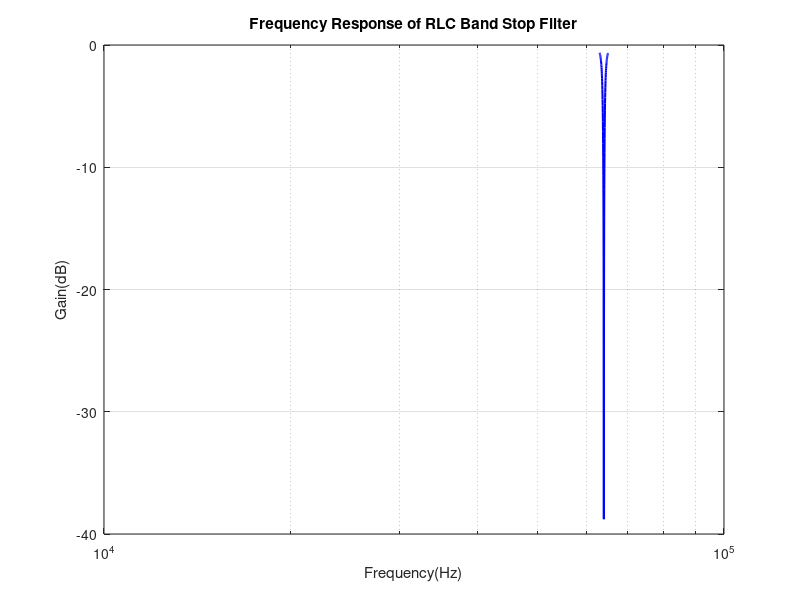

Source code (MATLAB): (Note: this script raises an error after producing the figure.)
clc;
clear all;
close all;
R=64;
L=0.01273;
C=4.8579e-10;
fc=64e3;
num = [L*C,0,1];
den = [L*C,C*R,1];
w=logspace(log10(2*pi*63000),log10(2*pi*65000),80);
h=freqs(num,den,w);
f=w/(2*pi);
mag=20*log10(abs(h));
semilogx(f,mag,'b','LineWidth',1.5);
grid on;
xlabel('Frequency(Hz)');
ylabel('Gain(dB)');
title('Frequency Response of RLC Band Stop Filter');
xline(fc+200,'r',LineWidth=1);
xline(fc-200,'r',LineWidth=1);
yline(-3,'r',LineWidth=1);
